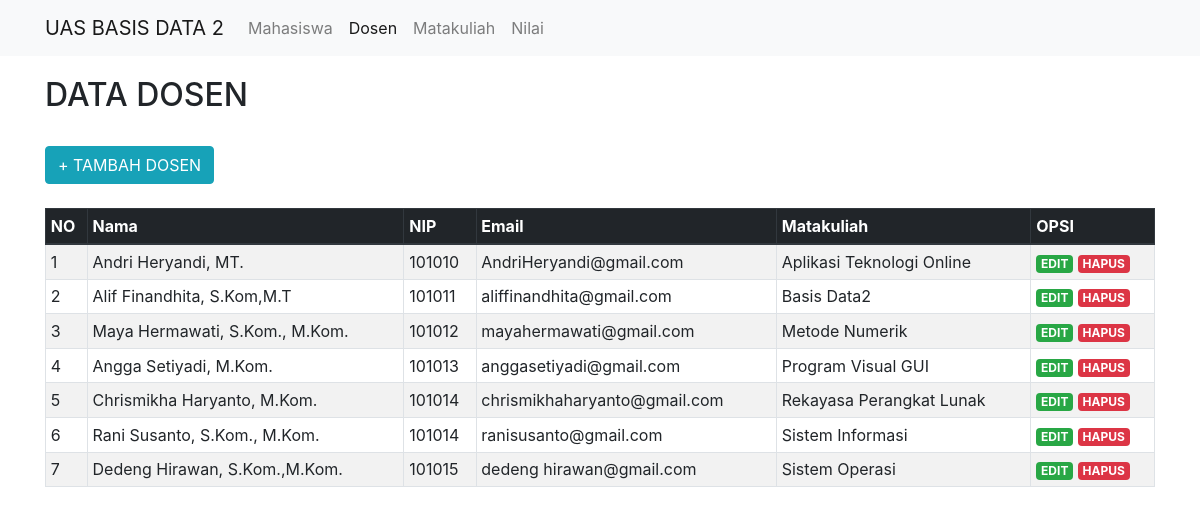
/SourceCode/Dosen/index.php, run on the app's committed database.
### tables this page shows
CREATE TABLE `dosen` (
  `id_dosen` int NOT NULL AUTO_INCREMENT,
  `nip` int NOT NULL,
  `nama_dosen` varchar(50) NOT NULL,
  `email` varchar(30) NOT NULL,
  `id_mk` int NOT NULL,
  PRIMARY KEY (`id_dosen`),
  KEY `id_mk` (`id_mk`),
  CONSTRAINT `fk_mk_dosen` FOREIGN KEY (`id_mk`) REFERENCES `matakuliah` (`id_mk`) ON DELETE CASCADE ON UPDATE CASCADE
);

CREATE TABLE `matakuliah` (
  `id_mk` int NOT NULL AUTO_INCREMENT,
  `matakuliah` varchar(30) NOT NULL,
  `sks` int NOT NULL,
  PRIMARY KEY (`id_mk`)
);

### SourceCode/Dosen/index.php (the view, shortened to what this page needs)
<!DOCTYPE html>
<html>
<head>
	<link rel="stylesheet" href="https://stackpath.bootstrapcdn.com/bootstrap/4.1.3/css/bootstrap.min.css">
</head>
<body>
<nav class="navbar navbar-expand-lg navbar-light bg-light">
		<div class="container">
		<a class="navbar-brand" href="../index.php">UAS BASIS DATA 2</a>
			<div class="collapse navbar-collapse" id="navbarSupportedContent">
				<ul class="navbar-nav mr-auto">
					<li class="nav-item ">
						<a class="nav-link" href="../mahasiswa/index.php">Mahasiswa</a>
					</li>
					<li class="nav-item active">
						<a class="nav-link" href="index.php">Dosen</a>
					<li class="nav-item ">
						<a class="nav-link" href="../Matakuliah/index.php">Matakuliah</a>
					</li>
					<li class="nav-item">
						<a class="nav-link" href="../Nilai/index.php">Nilai</a>
					</li>
					</li>
				</ul>
			</div>
		</div>
	</nav>
	<div class="container" style="margin-top:20px">
	<h2>DATA DOSEN</h2>
	<br/>
	<a class="btn btn-info" href="tambah.php" role="button" >+ TAMBAH DOSEN</a>
	<br/>
	<br/>
	<table class="table table-striped table-hover table-sm table-bordered">
			<thead class="thead-dark">
		<tr>
			<th>NO</th>
			<th>Nama</th>
			<th>NIP</th>
            <th>Email</th>
            <th>Matakuliah</th>
			<th>OPSI</th>
		</tr>
		</thead>
		<tbody>
		<?php
		include 'koneksi.php';
		$no = 1;
		$data = mysqli_query($koneksi,"SELECT * from dosen, matakuliah where dosen.id_mk=matakuliah.id_mk");
		while($d = mysqli_fetch_array($data)){
			?>
			<tr>
				<td><?php echo $no++; ?></td>
				<td><?php echo $d['nama_dosen']; ?></td>
				<td><?php echo $d['nip']; ?></td>
                <td><?php echo $d['email']; ?></td>
                <td><?php echo $d['matakuliah']; ?></td>
				<td>
					<a href="edit.php?id_dosen=<?php echo $d['id_dosen']; ?>"class="badge badge-success">EDIT</a>
					<a href="hapus.php?id_dosen=<?php echo $d['id_dosen']; ?>"class="badge badge-danger">HAPUS</a>
				</td>
			</tr>
			<?php
		}
		?>
		</tbody>
	</table>
	</div>
</body>
</html>

### data on the page
dosen: nama_dosen "Andri Heryandi, MT.", nip "101010", email "AndriHeryandi@gmail.com", id_mk.matakuliah "Aplikasi Teknologi Online"
dosen: nama_dosen "Alif Finandhita, S.Kom,M.T", nip "101011", email "aliffinandhita@gmail.com", id_mk.matakuliah "Basis Data2"
dosen: nama_dosen "Maya Hermawati, S.Kom., M.Kom.", nip "101012", email "mayahermawati@gmail.com", id_mk.matakuliah "Metode Numerik"
dosen: nama_dosen "Angga Setiyadi, M.Kom.", nip "101013", email "anggasetiyadi@gmail.com", id_mk.matakuliah "Program Visual GUI"
dosen: nama_dosen "Chrismikha Haryanto, M.Kom.", nip "101014", email "chrismikhaharyanto@gmail.com", id_mk.matakuliah "Rekayasa Perangkat Lunak"
dosen: nama_dosen "Rani Susanto, S.Kom., M.Kom.", nip "101014", email "ranisusanto@gmail.com", id_mk.matakuliah "Sistem Informasi"
dosen: nama_dosen "Dedeng Hirawan, S.Kom.,M.Kom.", nip "101015", email "dedeng hirawan@gmail.com", id_mk.matakuliah "Sistem Operasi"
